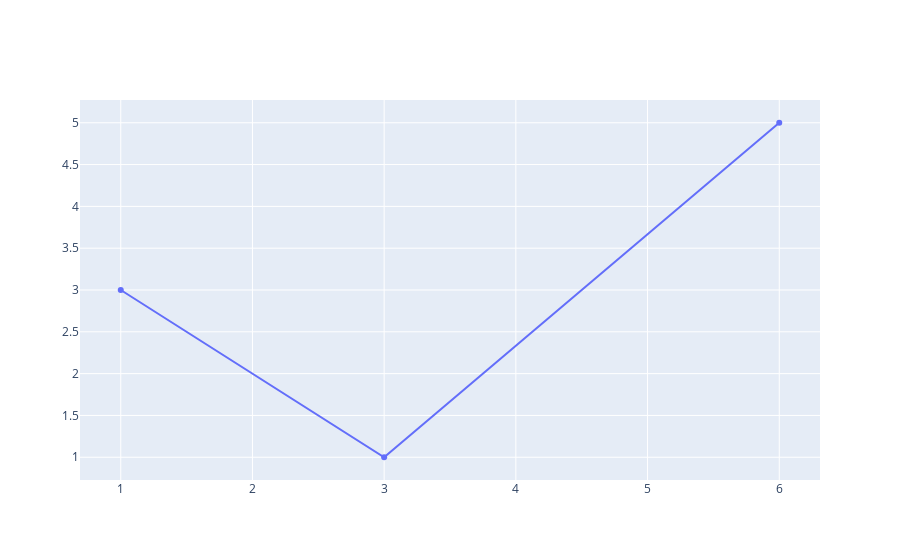

This figure's notebook cell:
### Code cell
offline.iplot([{
    'x':[1,3,6],
    'y':[3,1,5]
}])

### Figure 1 — Plotly figure (JSON) as saved in the notebook; plotly's stock layout.template omitted (floating-point values rounded to 4 significant figures)
{"data": [{"type": "scatter", "x": [1, 3, 6], "y": [3, 1, 5]}], "layout": {}}
